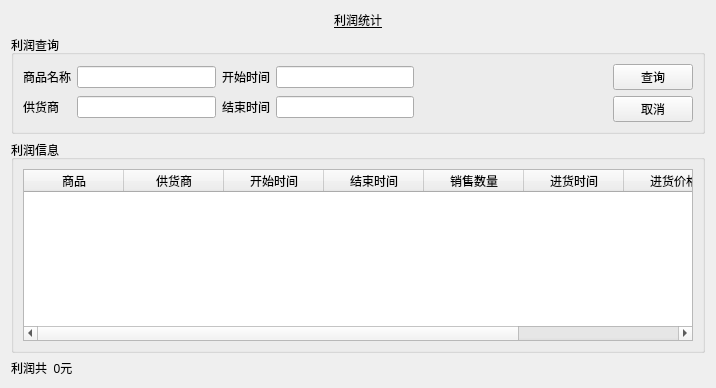
<?xml version="1.0" encoding="UTF-8"?>
<ui version="4.0">
 <class>Profit</class>
 <widget class="QWidget" name="Profit">
  <property name="geometry">
   <rect>
    <x>0</x>
    <y>0</y>
    <width>716</width>
    <height>388</height>
   </rect>
  </property>
  <property name="windowTitle">
   <string>Form</string>
  </property>
  <layout class="QVBoxLayout" name="verticalLayout_2">
   <item>
    <widget class="QLabel" name="label">
     <property name="font">
      <font>
       <family>Agency FB</family>
       <underline>true</underline>
      </font>
     </property>
     <property name="text">
      <string>利润统计</string>
     </property>
     <property name="alignment">
      <set>Qt::AlignCenter</set>
     </property>
    </widget>
   </item>
   <item>
    <widget class="QGroupBox" name="groupBox">
     <property name="title">
      <string>利润查询</string>
     </property>
     <layout class="QHBoxLayout" name="horizontalLayout">
      <item>
       <layout class="QGridLayout" name="gridLayout_2">
        <item row="0" column="0">
         <widget class="QLabel" name="label_2">
          <property name="text">
           <string>商品名称</string>
          </property>
         </widget>
        </item>
        <item row="1" column="0">
         <widget class="QLabel" name="label_3">
          <property name="text">
           <string>供货商</string>
          </property>
         </widget>
        </item>
        <item row="1" column="1">
         <widget class="QLineEdit" name="lineEdit_2"/>
        </item>
        <item row="0" column="1">
         <widget class="QLineEdit" name="lineEdit_3"/>
        </item>
       </layout>
      </item>
      <item>
       <layout class="QGridLayout" name="gridLayout">
        <item row="0" column="0">
         <widget class="QLabel" name="label_4">
          <property name="text">
           <string>开始时间</string>
          </property>
         </widget>
        </item>
        <item row="0" column="1">
         <widget class="QLineEdit" name="lineEdit_5"/>
        </item>
        <item row="1" column="0">
         <widget class="QLabel" name="label_5">
          <property name="text">
           <string>结束时间</string>
          </property>
         </widget>
        </item>
        <item row="1" column="1">
         <widget class="QLineEdit" name="lineEdit_4"/>
        </item>
       </layout>
      </item>
      <item>
       <spacer name="horizontalSpacer">
        <property name="orientation">
         <enum>Qt::Horizontal</enum>
        </property>
        <property name="sizeHint" stdset="0">
         <size>
          <width>171</width>
          <height>20</height>
         </size>
        </property>
       </spacer>
      </item>
      <item>
       <layout class="QVBoxLayout" name="verticalLayout">
        <item>
         <widget class="QPushButton" name="pushButton">
          <property name="text">
           <string>查询</string>
          </property>
         </widget>
        </item>
        <item>
         <widget class="QPushButton" name="pushButton_2">
          <property name="text">
           <string>取消</string>
          </property>
         </widget>
        </item>
       </layout>
      </item>
     </layout>
    </widget>
   </item>
   <item>
    <widget class="QGroupBox" name="groupBox_3">
     <property name="sizePolicy">
      <sizepolicy hsizetype="Preferred" vsizetype="Expanding">
       <horstretch>0</horstretch>
       <verstretch>0</verstretch>
      </sizepolicy>
     </property>
     <property name="title">
      <string>利润信息</string>
     </property>
     <layout class="QHBoxLayout" name="horizontalLayout_2">
      <item>
       <widget class="QTableWidget" name="tableWidget">
        <attribute name="horizontalHeaderCascadingSectionResizes">
         <bool>true</bool>
        </attribute>
        <attribute name="horizontalHeaderMinimumSectionSize">
         <number>10</number>
        </attribute>
        <attribute name="verticalHeaderCascadingSectionResizes">
         <bool>true</bool>
        </attribute>
        <column>
         <property name="text">
          <string>商品</string>
         </property>
        </column>
        <column>
         <property name="text">
          <string>供货商</string>
         </property>
        </column>
        <column>
         <property name="text">
          <string>开始时间</string>
         </property>
        </column>
        <column>
         <property name="text">
          <string>结束时间</string>
         </property>
        </column>
        <column>
         <property name="text">
          <string>销售数量</string>
         </property>
        </column>
        <column>
         <property name="text">
          <string>进货时间</string>
         </property>
        </column>
        <column>
         <property name="text">
          <string>进货价格</string>
         </property>
        </column>
        <column>
         <property name="text">
          <string>利润</string>
         </property>
        </column>
       </widget>
      </item>
     </layout>
    </widget>
   </item>
   <item>
    <widget class="QLabel" name="label_6">
     <property name="text">
      <string>利润共  0元</string>
     </property>
    </widget>
   </item>
  </layout>
 </widget>
 <resources/>
 <connections/>
</ui>
